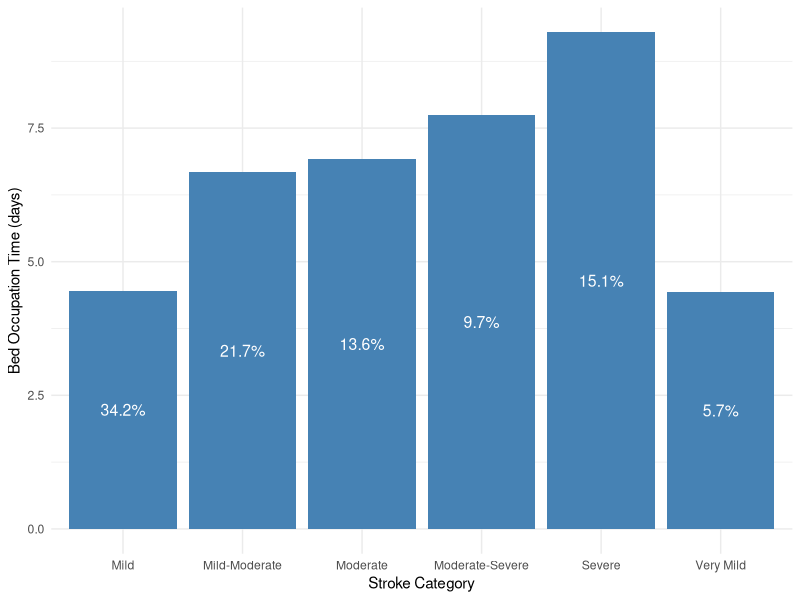

This figure's R source:
## ---- chunk 1

#| label: tbl-strokeCat
#| tbl-cap: Stroke Categories, Probabiliy and Bed Occupation times

library(tidyverse)
library(ggplot2)
library(bookdown)

set.seed(2023)
# Parameters

total_patients <- 2000 # assuming there are 2000 all around the year
total_patients_future <- 2500 # assuming the 2500 patients in the future 
patients_per_month <- 2000/12 # patients per month
arrival_rate <- total_patients/365  # average 6 patients per day
arrival_rate_future <- total_patients_future/365 # average 7 patients per day

# Bed occupation time (in days) for each stroke level

bed_occupation_time <- list(c(4.43), c(4.46), c(6.67), c(6.92), c(7.74), c(9.29))


# Probability of each stroke level
stroke_level_prob <- c(0.0570,0.342, 0.217, 0.136, 0.0971, 0.151)

# visualization

library(ggplot2)

bed_occupation_time_df <- data.frame(
  stroke_category = c("Very Mild", "Mild", "Mild-Moderate", "Moderate", "Moderate-Severe", "Severe"),
  bed_occupation_time = c(4.43,4.46,6.67,6.92,7.74,9.29),
  probability = c(0.0570,0.342, 0.217, 0.136, 0.0971, 0.151)
)

updated_bed_occupation_time_df <- bed_occupation_time_df

colnames(updated_bed_occupation_time_df) <- c("Stroke Categories", "Bed Occupation times", "Stroke Probability")

updated_bed_occupation_time_df %>%
  knitr::kable(caption = "Stroke categories and corresponding length of stay and probabilities")
## ---- chunk 2

# viz for the stroke categrories.

v1 <-ggplot(updated_bed_occupation_time_df, aes(x = `Stroke Categories`, y = `Bed Occupation times`)) +
  geom_col(fill = "steelblue") +
  theme_minimal()+
  geom_text(aes(label = scales::percent(`Stroke Probability`, accuracy = 0.1)), 
            position = position_stack(vjust = 0.5), color = "white", size = 4) +
  theme_minimal() +
  labs(
       x = "Stroke Category",
       y = "Bed Occupation Time (days)")
v1
